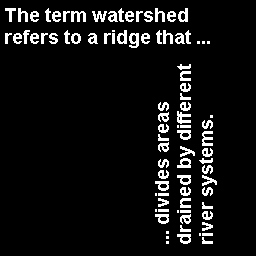
%> input picture text.png, 256 x 256 px
$ octave exo1.m   (GNU Octave 9; MATLAB toolbox functions it lacks are replaced by stand-ins)
%> lines starting %> are read from the running program, lines starting %| are printed output that depends on the picture; in (x1, y1, x2, y2) boxes, pixels count from 0 and x2, y2 are one past the last pixel; in counts of white or black regions, pixels touching at a corner belong together; the program's own positions count from 1
I=imread("text.png");
%> I: size 256x256 logical; 7.3% white in thin lines or dots, all inside (x1, y1, x2, y2) = (5, 8, 217, 244)
subplot(241);
imshow(I), title('Original')


se = strel('line', 5, 20);
I1 = imdilate(I, se);
%> I1: size 256x256 logical; 14.7% white; 17 white regions, largest, box (x1, y1, x2, y2) and area: (90, 7, 190, 23) 1193, (175, 63, 193, 141) 1012, (197, 114, 219, 197) 984
subplot(243);
imshow(I1), title('Line 5x20')

se = strel('line', 20, 5);
I1 = imdilate(I, se);
%> I1: size 256x256 logical; 23% white; 3 white regions, box (x1, y1, x2, y2) and area: (146, 63, 226, 245) 9285, (0, 29, 219, 49) 2975, (0, 7, 197, 23) 2782
subplot(244);
imshow(I1), title('Line 20x5')


se = strel('square', 5);
I1 = imdilate(I, se);
%> I1: size 256x256 logical; 18.9% white; 16 white regions, largest, box (x1, y1, x2, y2) and area: (175, 113, 219, 198) 1695, (90, 6, 190, 24) 1521, (175, 62, 193, 142) 1267
subplot(245);
imshow(I1), title('Square 5x5')

se = strel('square', 10);
I1 = imdilate(I, se);
%> I1: size 256x256 logical; 27.6% white; 2 white regions, box (x1, y1, x2, y2) and area: (151, 60, 222, 249) 9751, (1, 4, 215, 53) 8359
subplot(246);
imshow(I1), title('Square 10x10')


se = strel('disk', 5);
I1 = imdilate(I, se);
%> I1: size 256x256 logical; 25.5% white; 2 white regions, box (x1, y1, x2, y2) and area: (151, 60, 221, 248) 8998, (1, 4, 214, 52) 7686
subplot(247);
imshow(I1), title('Disk 5')

se = strel('disk', 10);
I1 = imdilate(I, se);
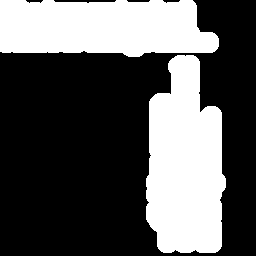
%> I1: size 256x256 logical; 35.1% white; 2 white regions, box (x1, y1, x2, y2) and area: (146, 55, 226, 253) 12336, (0, 0, 219, 57) 10681
subplot(248);
imshow(I1), title('Disk 10')


figure

subplot(241);
imshow(I), title('Original')

se = strel('line', 1, 3);
I1 = imerode(I, se);
subplot(243);
imshow(I1), title('Line 1x3')

se = strel('line', 1, 6);
I1 = imerode(I, se);
subplot(244);
imshow(I1), title('Line 1x6')


se = strel('square', 3);
I1 = imerode(I, se);
%> I1: size 256x256 logical; 1.1% white in thin lines or dots, all inside (x1, y1, x2, y2) = (6, 9, 213, 243)
subplot(245);
imshow(I1), title('Square 3x3')

se = strel('square', 6);
I1 = imerode(I, se);
%> I1: size 256x256 logical; every value is 0
subplot(246);
imshow(I1), title('Square 6x6')


se = strel('disk', 2);
I1 = imerode(I, se);
%> I1: size 256x256 logical; 0.03% white in thin lines or dots, all inside (x1, y1, x2, y2) = (10, 10, 204, 162)
subplot(247);
imshow(I1), title('Disk 2')

se = strel('disk', 6);
I1 = imerode(I, se);
subplot(248);
imshow(I1), title('Disk 6')


figure

subplot(131);
imshow(I), title('I - Original')

se = strel('square', 3);
I1 = imdilate(I, se);
%> I1: size 256x256 logical; 14.3% white; 17 white regions, largest, box (x1, y1, x2, y2) and area: (91, 7, 189, 23) 1173, (176, 63, 192, 141) 986, (198, 114, 218, 197) 977
subplot(132);
imshow(I1), title('I1 - I After Dilate Square 3x3')

se = strel('square', 3);
I1 = imerode(I1, se);
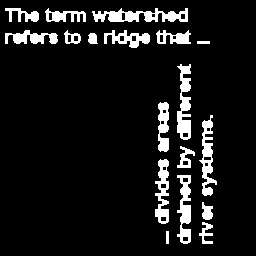
%> I1: size 256x256 logical; 9.3% white; 18 white regions, largest, box (x1, y1, x2, y2) and area: (92, 8, 188, 22) 775, (177, 64, 191, 140) 682, (199, 115, 217, 196) 625
subplot(133);
imshow(I1), title('I2 - I1 After Erode Square 3x3')


figure

se = strel('square', 5);
Ic = imcomplement(I);
Id = imdilate(I, se);
Ie = imerode(Ic, se);
subplot(221), imshow(Id), title('Dilatation')
subplot(222), imshow(imcomplement(Ie)), title('Erosion du complement')

se = strel('square', 3);
Ic = imcomplement(I);
Id = imdilate(Ic, se);
Ie = imerode(I, se);
subplot(223), imshow(Ie), title('Erosion')
subplot(224), imshow(imcomplement(Id)), title('Dilatation du complement')


figure

subplot(241);
imshow(I), title('Original')

se = strel('line', 1, 3);
I1 = imclose(I, se);
subplot(243);
imshow(I1), title('Line 1x3')

se = strel('line', 1, 6);
I1 = imclose(I, se);
subplot(244);
imshow(I1), title('Line 1x6')


se = strel('square', 3);
I1 = imclose(I, se);
subplot(245);
imshow(I1), title('Square 3x3')

se = strel('square', 6);
I1 = imclose(I, se);
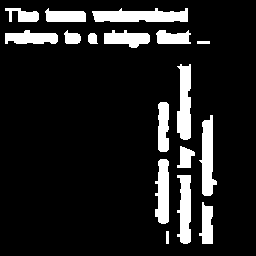
%> I1: size 256x256 logical; 12.2% white; 17 white regions, largest, box (x1, y1, x2, y2) and area: (92, 8, 188, 22) 1025, (177, 64, 191, 140) 860, (199, 115, 217, 196) 855
subplot(246);
imshow(I1), title('Square 6x6')


se = strel('disk', 2);
I1 = imclose(I, se);
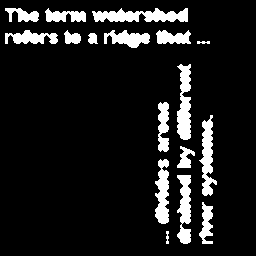
%> I1: size 256x256 logical; 10.6% white; 17 white regions, largest, box (x1, y1, x2, y2) and area: (92, 8, 188, 22) 897, (177, 64, 191, 140) 777, (199, 115, 217, 196) 720
subplot(247);
imshow(I1), title('Disk 2')

se = strel('disk', 6);
I1 = imclose(I, se);
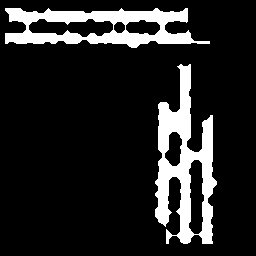
%> I1: size 256x256 logical; 14% white; 2 white regions, box (x1, y1, x2, y2) and area: (155, 64, 217, 244) 5087, (5, 8, 210, 48) 4103
subplot(248);
imshow(I1), title('Disk 6')


figure

subplot(241);
imshow(I), title('Original')

se = strel('line', 1, 3);
I1 = imopen(I, se);
subplot(243);
imshow(I1), title('Line 1x3')

se = strel('line', 1, 6);
I1 = imopen(I, se);
subplot(244);
imshow(I1), title('Line 1x6')


se = strel('square', 3);
I1 = imopen(I, se);
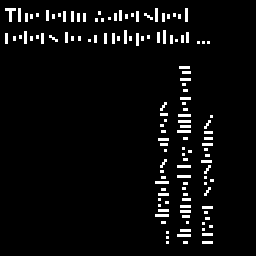
%> I1: size 256x256 logical; 4.5% white; 132 white regions (67 under 20 px), largest, box (x1, y1, x2, y2) and area: (5, 8, 16, 22) 66, (18, 8, 21, 22) 42, (155, 8, 158, 22) 42
subplot(245);
imshow(I1), title('Square 3x3')

se = strel('square', 6);
I1 = imopen(I, se);
subplot(246);
imshow(I1), title('Square 6x6')


se = strel('disk', 2);
I1 = imopen(I, se);
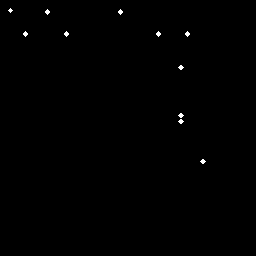
%> I1: size 256x256 logical; 0.29% white in thin lines or dots, all inside (x1, y1, x2, y2) = (8, 8, 206, 164)
subplot(247);
imshow(I1), title('Disk 2')

se = strel('disk', 6);
I1 = imopen(I, se);
subplot(248);
imshow(I1), title('Disk 6')


figure

subplot(131);
imshow(I), title('I - Original')

se = strel('square', 3);
I1 = imclose(I, se);
subplot(132);
imshow(I1), title('I1 - I After Close Square 3x3')

I2 = imclose(I1, se);
subplot(133);
imshow(I2), title('I2 - I1 After Close Square 3x3')

figure

subplot(131);
imshow(I), title('I - Original')

se = strel('square', 3);
I1 = imopen(I, se);
subplot(132);
imshow(I1), title('I1 - I After Open Square 3x3')

I2 = imopen(I1, se);
subplot(133);
imshow(I2), title('I2 - I1 After Open Square 3x3')


figure

se = strel('square', 3);
Ic = imcomplement(I);
Icl = imclose(I, se);
Io = imopen(Ic, se);
subplot(221), imshow(Icl), title('Fermeture')
subplot(222), imshow(imcomplement(Io)), title('Ouverture du complement')

se = strel('square', 3);
Ic = imcomplement(I);
Io = imopen(I, se);
Icl = imclose(Ic, se);
subplot(223), imshow(Io), title('Ouverture')
subplot(224), imshow(imcomplement(Icl)), title('Fermeture du complement')
